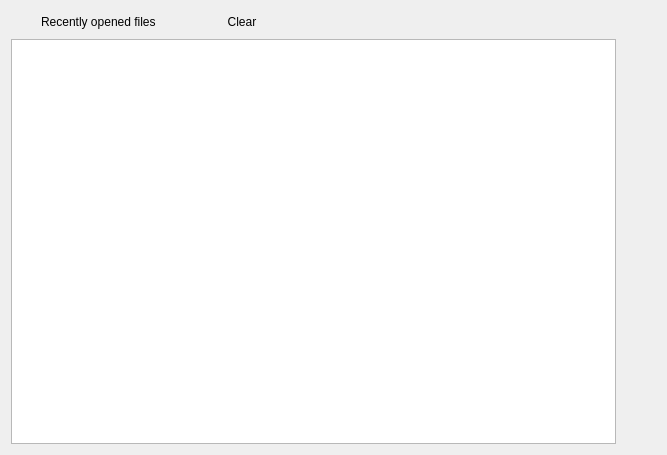
<?xml version="1.0" encoding="UTF-8"?>
<ui version="4.0">
 <class>CFileListWidget</class>
 <widget class="QWidget" name="CFileListWidget">
  <property name="geometry">
   <rect>
    <x>0</x>
    <y>0</y>
    <width>667</width>
    <height>455</height>
   </rect>
  </property>
  <property name="windowTitle">
   <string>Form</string>
  </property>
  <layout class="QGridLayout" name="gridLayout">
   <item row="0" column="0">
    <layout class="QVBoxLayout" name="verticalLayout">
     <item>
      <layout class="QHBoxLayout" name="horizontalLayout_2">
       <item>
        <spacer name="horizontalSpacer_4">
         <property name="orientation">
          <enum>Qt::Horizontal</enum>
         </property>
         <property name="sizeType">
          <enum>QSizePolicy::Fixed</enum>
         </property>
         <property name="sizeHint" stdset="0">
          <size>
           <width>30</width>
           <height>20</height>
          </size>
         </property>
        </spacer>
       </item>
       <item>
        <widget class="SubtitleLabel" name="filelist_label">
         <property name="text">
          <string>Recently opened files</string>
         </property>
        </widget>
       </item>
       <item>
        <spacer name="horizontalSpacer_2">
         <property name="orientation">
          <enum>Qt::Horizontal</enum>
         </property>
         <property name="sizeType">
          <enum>QSizePolicy::Fixed</enum>
         </property>
         <property name="sizeHint" stdset="0">
          <size>
           <width>40</width>
           <height>20</height>
          </size>
         </property>
        </spacer>
       </item>
       <item>
        <widget class="PushButton" name="filelist_clear">
         <property name="text">
          <string>Clear</string>
         </property>
         <property name="autoDefault">
          <bool>false</bool>
         </property>
         <property name="default">
          <bool>false</bool>
         </property>
         <property name="flat">
          <bool>true</bool>
         </property>
        </widget>
       </item>
       <item>
        <spacer name="horizontalSpacer_3">
         <property name="orientation">
          <enum>Qt::Horizontal</enum>
         </property>
         <property name="sizeHint" stdset="0">
          <size>
           <width>40</width>
           <height>20</height>
          </size>
         </property>
        </spacer>
       </item>
      </layout>
     </item>
     <item>
      <layout class="QHBoxLayout" name="horizontalLayout">
       <item>
        <widget class="ListWidget" name="filelist_widget"/>
       </item>
       <item>
        <spacer name="horizontalSpacer">
         <property name="orientation">
          <enum>Qt::Horizontal</enum>
         </property>
         <property name="sizeType">
          <enum>QSizePolicy::Preferred</enum>
         </property>
         <property name="sizeHint" stdset="0">
          <size>
           <width>40</width>
           <height>20</height>
          </size>
         </property>
        </spacer>
       </item>
      </layout>
     </item>
    </layout>
   </item>
  </layout>
 </widget>
 <customwidgets>
  <customwidget>
   <class>PushButton</class>
   <extends>QPushButton</extends>
   <header location="global">qfluentwidgets</header>
  </customwidget>
  <customwidget>
   <class>ListWidget</class>
   <extends>QListWidget</extends>
   <header location="global">qfluentwidgets</header>
  </customwidget>
  <customwidget>
   <class>SubtitleLabel</class>
   <extends>QLabel</extends>
   <header location="global">qfluentwidgets</header>
  </customwidget>
 </customwidgets>
 <resources/>
 <connections/>
</ui>
